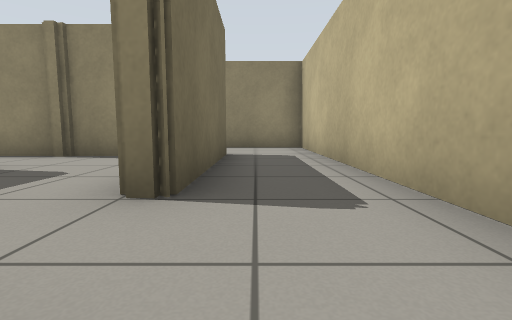
View 1 (above)

20 first-person views from a walk through a world built for the Gazebo simulator. The camera is 0.5 m above the floor, tilts 6° down and sees 85° across. The floor is counted in squares, 1 m on a side. Each view is taken from the middle of a square. On the plan, view 1 faces up. The plan holds only what a view shows up to about 9 squares ahead; the rest is blank. The robots in the file are not drawn.

View 2
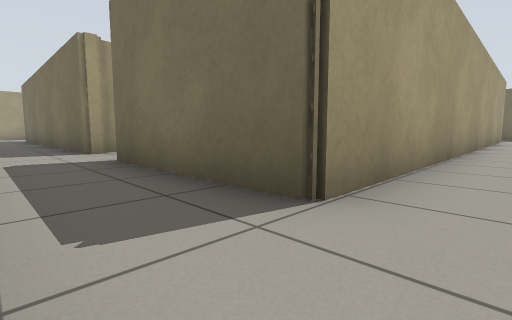

View 3
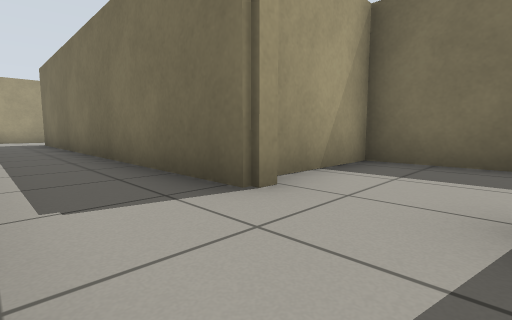

View 4
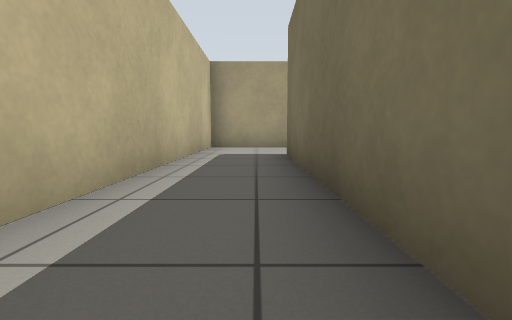

View 5
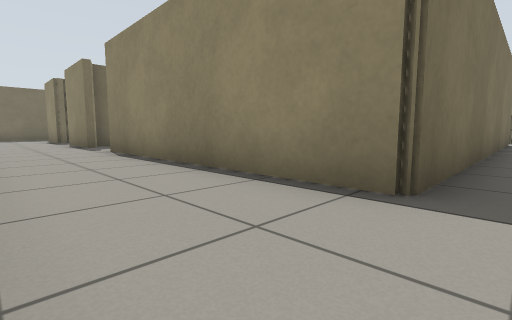

View 6
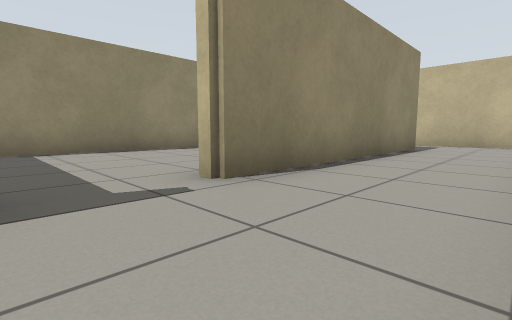

View 7
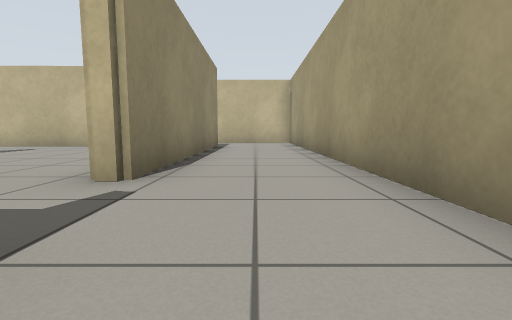

View 8
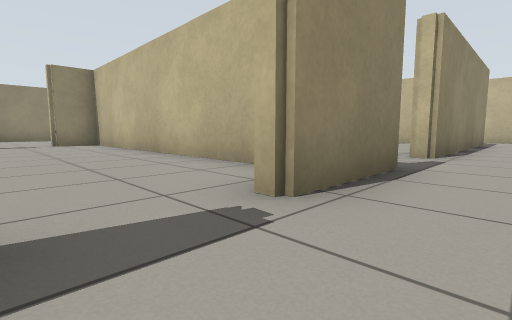

View 9
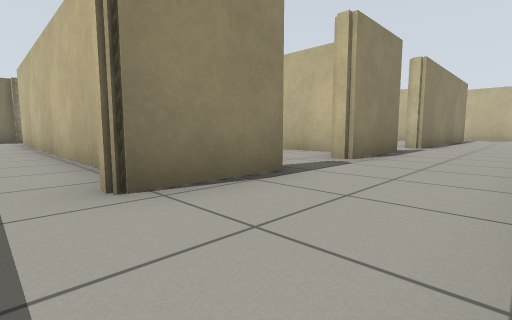

View 10
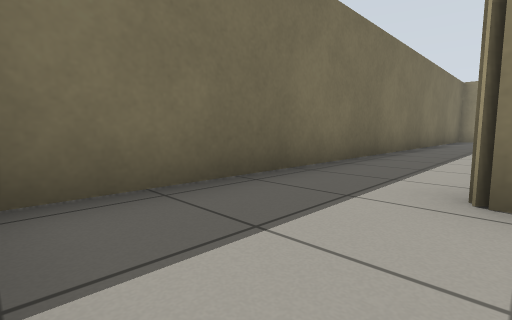

View 11
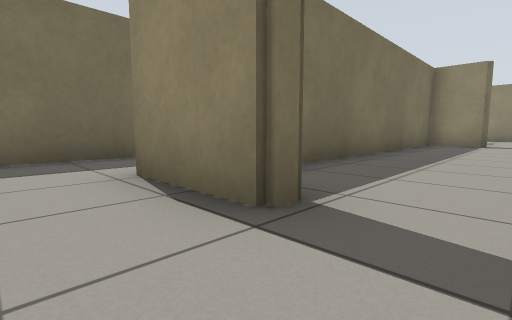

View 12
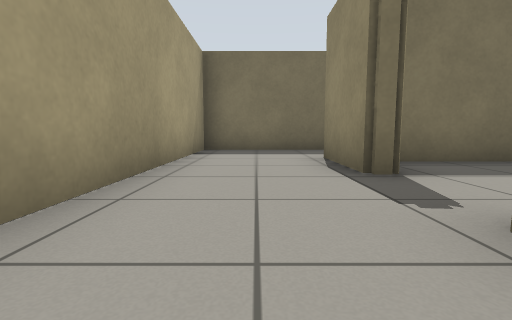

View 13
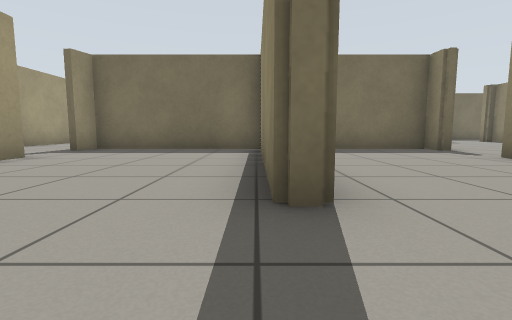

View 14
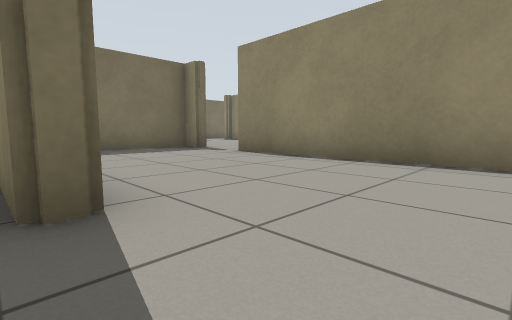

View 15
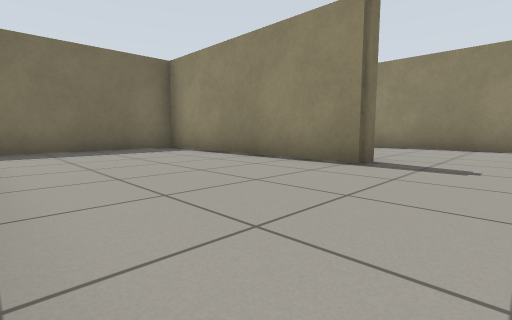

View 16
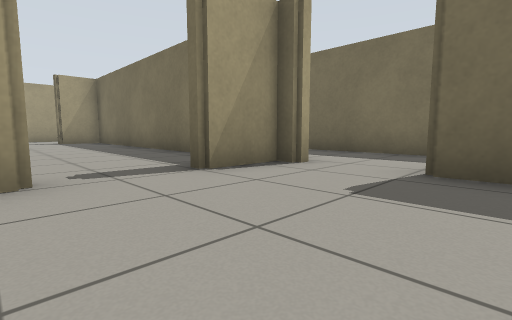

View 17
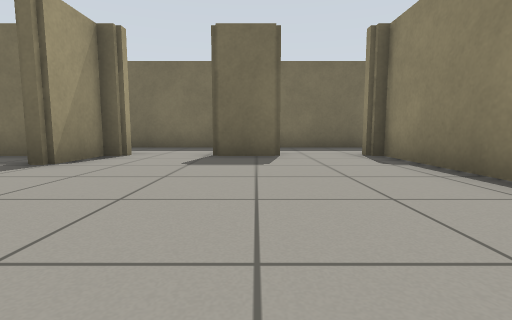

View 18
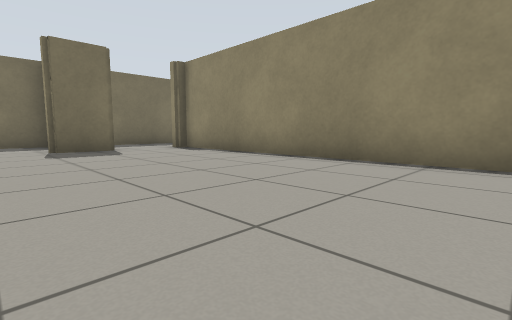

View 19
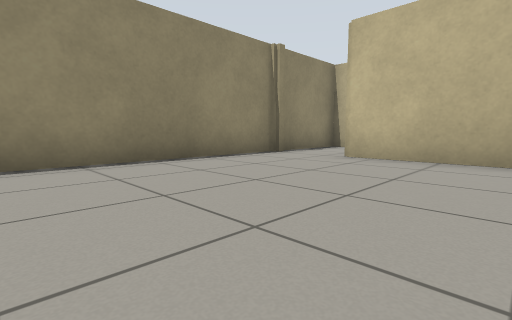

View 20
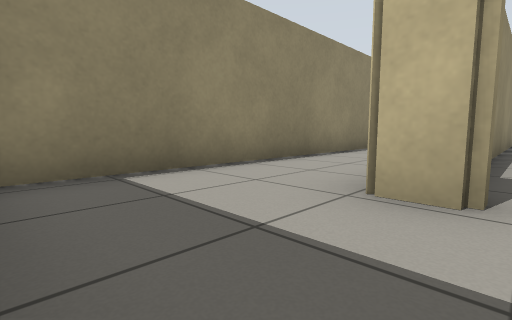

### Floor plan
Ten units are one square. View 1 is at (0, 0); x grows to the right and y downward. Boxes are objects, and circles mark ways between rooms. Rooms are numbered by the first view taken in them; rooms with no view inside come last. Other rooms are left out.
<svg viewBox="-178 -88 196 217">
<path fill="none" stroke="#000" d="M-11 -3 -6 -3 -6 97 -72 97M13 -14 13 -83 -10 -83M-91 -83 -169 -83M-110 -60 -6 -60 -6 -21 -11 -21M-149 -53 -149 -59M-86 124 13 124 13 54M-133 97 -153 97M-156 124 -108 124M-90 97 -114 97M-149 80 -149 1M-149 -3 -145 -3M-145 -21 -149 -21M-173 -26 -173 124 -156 124M-38 44 -38 49 -96 49 -96 93 -90 96M-72 97 -72 93 -66 93M-11 58 -11 45M-145 -35 -145 -21M-145 0 -130 0M-40 -11 -40 -37M-39 -55 -145 -55 -145 -53 -149 -53M-173 -63 -173 -36M-130 4 -145 4 -145 87M-101 86 -101 9M-114 97 -114 93M-105 4 -114 4M-145 -3 -145 0M-90 4 -96 4 -96 29M-21 4 -73 4M-11 45 -11 28M-36 -19 -36 0 -11 0M-11 -50 -11 -55 -36 -55"/>
<circle cx="-105" cy="115" r="3" fill="#2a7"/>
<circle cx="-85" cy="100" r="3" fill="#2a7"/>
<circle cx="-165" cy="-60" r="3" fill="#2a7"/>
<circle cx="-10" cy="-15" r="3" fill="#2a7"/>
<circle cx="-145" cy="115" r="3" fill="#2a7"/>
<circle cx="-125" cy="100" r="3" fill="#2a7"/>
<circle cx="-150" cy="-15" r="3" fill="#2a7"/>
<circle cx="-25" cy="50" r="3" fill="#2a7"/>
<circle cx="-150" cy="-45" r="3" fill="#2a7"/>
<circle cx="-125" cy="0" r="3" fill="#2a7"/>
<circle cx="-85" cy="0" r="3" fill="#2a7"/>
<circle cx="-40" cy="-45" r="3" fill="#2a7"/>
<circle cx="-25" cy="-30" r="3" fill="#2a7"/>
<text x="-10" y="-10">1</text>
<text x="-130" y="110">2</text>
<text x="-160" y="50">3</text>
<text x="-50" y="70">4</text>
<text x="-100" y="-30">5</text>
<text x="-170" y="-50">6</text>
<text x="-130" y="50">7</text>
<text x="-60" y="20">8</text>
<text x="-30" y="-20">9</text>
<text x="-30" y="-50">10</text>
</svg>
Room 1 opens to room 2. Room 1 opens to room 4. Room 1 opens to room 6. Room 1 opens to room 9. Room 2 opens to room 3. Room 2 opens to room 7. Room 3 opens to room 5. Room 4 opens to room 8. Room 5 opens to room 6. Room 5 opens to room 7. Room 5 opens to room 8. Room 5 opens to room 10. Room 9 opens to room 10.

Where each view was taken, in squares from view 1:
view 1: 0 up, 0 right, facing up
view 2: 7 up, 1 right, facing down-left
view 3: 2 up, 1 right, facing down-left
view 4: 4 down, 0 right, facing down
view 5: 12 down, 0 right, facing up-left
view 6: 12 down, 9 left, facing up-right
view 7: 11 down, 10 left, facing right
view 8: 11 down, 13 left, facing up-right
view 9: 12 down, 16 left, facing up-right
view 10: 12 down, 15 left, facing up-left
view 11: 11 down, 12 left, facing up-left
view 12: 11 down, 10 left, facing left
view 13: 5 down, 2 left, facing left
view 14: 5 down, 2 left, facing up-left
view 15: 9 down, 2 left, facing up-left
view 16: 3 up, 11 left, facing down-left
view 17: 3 up, 9 left, facing left
view 18: 1 up, 7 left, facing up-left
view 19: 1 up, 9 left, facing up-right
view 20: 5 up, 17 left, facing up-right
